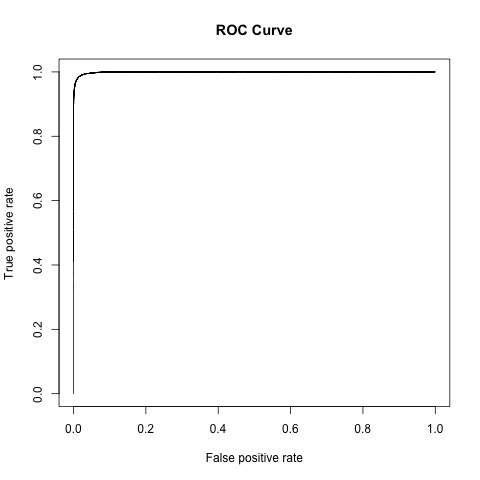

The script that saved this image:
library(data.table)
library(FSelector)
library(plyr)
library(randomForest)
library(ROCR)

zip <- unzip("en.openfoodfacts.org.products.tsv.zip") # Need to set your working directory
trainSet <- fread(zip,sep='\t')

trainSet <- rename(trainSet,c("nutrition-score-uk_100g"="score"))
trainSet <- trainSet[!is.na(trainSet$score),]

trainSet <- as.data.frame(unclass(trainSet))

trainSet$url <- NULL
trainSet$last_modified_datetime <- NULL
trainSet$image_url <- NULL
trainSet$image_small_url <- NULL
trainSet$created_datetime <- NULL
trainSet$`nutrition-score-fr_100g` <- NULL
trainSet$states <- NULL
trainSet$states_tags <- NULL
trainSet$states_en <- NULL
trainSet$nutrition_grade_fr <- NULL
trainSet$nutrition_grade_uk <- NULL
trainSet$cities <- NULL
trainSet$cities_tags <- NULL
trainSet$countries <- NULL
trainSet$countries_en <- NULL
trainSet$countries_tags <- NULL
trainSet$`vitamin-b12_100g`<- NULL
trainSet$categories <- NULL
trainSet$categories_en <- NULL
trainSet$product_name <- NULL
trainSet$generic_name <- NULL
trainSet$categories_tags <- NULL
trainSet$code <- NULL
trainSet$ingredients_text <- NULL
trainSet$additives <- NULL
trainSet$additives_en <- NULL
trainSet$additives_tags <- NULL
trainSet$brands <- NULL
trainSet$brands_tags <- NULL
trainSet$creator <- NULL
trainSet$created_t <- NULL
trainSet$packaging <- NULL
trainSet$packaging_tags <- NULL
trainSet$origins <- NULL
trainSet$origins_tags <- NULL
trainSet$nutrition.score.fr_100g <- NULL
trainSet$vitamin.b12_100g <- NULL
trainSet$labels <- NULL
trainSet$labels_tags <- NULL
trainSet$labels_en <- NULL
trainSet$emb_codes <- NULL
trainSet$emb_codes_tags <- NULL
trainSet$first_packaging_code_geo <- NULL
trainSet$manufacturing_places <- NULL
trainSet$main_category <- NULL
trainSet$main_category_en <- NULL
trainSet$stores <- NULL
trainSet$allergens <- NULL
trainSet$manufacturing_places_tags <- NULL
trainSet$traces <- NULL
trainSet$traces_en <- NULL
trainSet$traces_tags <- NULL
trainSet$ingredients_that_may_be_from_palm_oil_tags <- NULL
trainSet$serving_size <- NULL
trainSet$purchase_places <- NULL
trainSet$quantity <- NULL

names(trainSet) <- make.names(names(trainSet))

trainSet$score <- trainSet[,105] + 15
trainSet$score <- round(trainSet[,105] / 51)
trainSet[is.na(trainSet)] <- 0

jpeg('randomForest.jpg')
  
start.time <- Sys.time()
print(start.time)

smp_size <- floor(0.75 * nrow(trainSet))

set.seed(123)
train_ind <- sample(seq_len(nrow(trainSet)), size = smp_size)

testSet <- trainSet[-train_ind, ]
trainSet <- trainSet[train_ind, ]
  
forestModel <- randomForest(score ~ ., data = trainSet)
predicted <- predict(forestModel, newdata=testSet[,-105])
cmRF <- table(testSet$score,predicted > 0.5) 
  
end.time <- Sys.time()
print(end.time)
print(end.time-start.time)
  
totalRF <- sum(cmRF)
diagRF <- diag(cmRF)
accuracyRF <- sum(diagRF)/totalRF # Fraction of instances that are correctly classified
precisionRF <- diagRF[2]/(diagRF[2]+cmRF[3]) # The fraction of correct predictions over a certain class
recallRF <- diagRF[2]/(diagRF[2]+cmRF[2]) # Fraction of instances that were correctly predicted
fmeasureRF <- 2 * precisionRF * recallRF / (precisionRF + recallRF) # weighted average of precision and recall
  
ROCRpred <- prediction(predicted,testSet$score)
ROCRperf <- performance(ROCRpred,'tpr','fpr')
  
rfAUC <- performance(ROCRpred,measure='auc')

plot(ROCRperf,col=1,main="ROC Curve")

dev.off()

print(paste0("RF Accuracy: ",accuracyRF))
print(paste0("RF Precision: ",precisionRF))
print(paste0("RF Recall: ",recallRF))
print(paste0("RF F-Measure: ",fmeasureRF))
print(paste0("RF AUC: ",[email redacted]))

